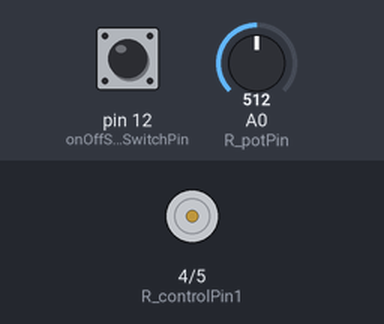
The sketch below on a simulated Arduino Uno, built with avr-gcc and run on an emulated ATmega328P. Shown: motor-driver pin pairs drawn as motors (green arrow = first pin HIGH = forward, orange = second pin HIGH = backward, longer = more drive, scaled by the enable pin). The inputs (shaded band) are chosen by the test bench; at power-on: pin 12 (onOffSwitchStateSwitchPin) LOW, A0 (R_potPin) = 512.

Above: at 1.2 s.
1.3 s: pin 12 (onOffSwitchStateSwitchPin) pulled HIGH for 0.15 s
At 2.5 s:
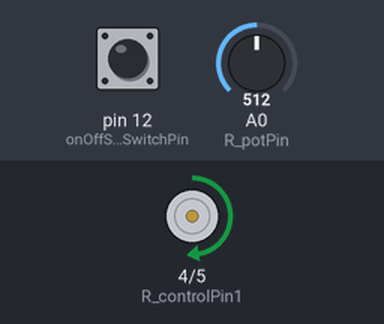
2.9 s: A0 (R_potPin) set to 716
At 4.0 s:
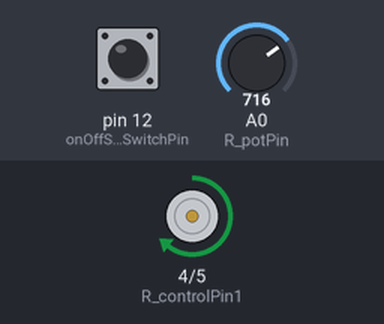
4.4 s: A0 (R_potPin) set to 900
At 5.1 s:
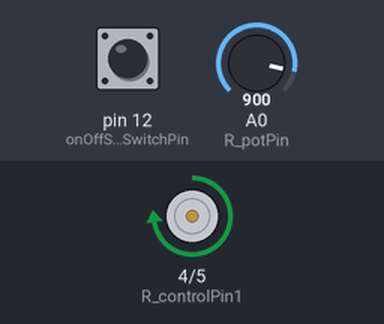
5.9 s: A0 (R_potPin) set to 122
At 6.2 s:
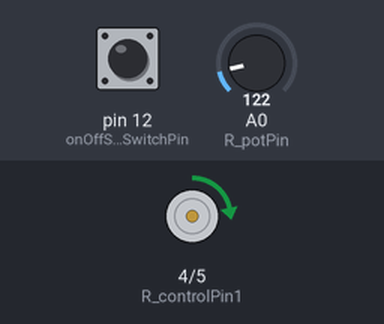
7.4 s: pin 12 (onOffSwitchStateSwitchPin) pulled HIGH for 1 s
At 8.6 s:
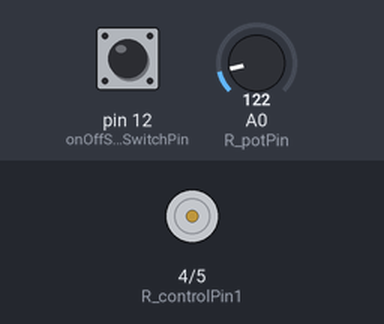
9.9 s: pin 12 (onOffSwitchStateSwitchPin) pulled HIGH for 3.2 s
At 10.2 s:
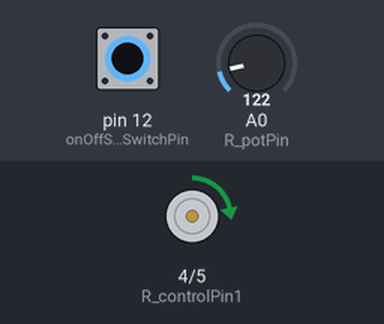
Timing chart, 0 to 12.9 s (numbered marks = the images above; inputs shaded):
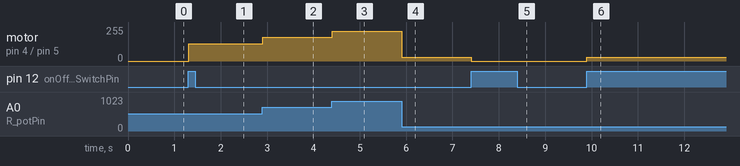

The sketch:

Ejercicio13-depuracion_traseros-sin_serial.ino
```cpp
//PINES ARDUINO *********************************
const int pin_test = A3; // Pin de test/debug
/************************************************/
const int R_potPin =     A0; // Pin para regulación de velocidad motores TRASEROS vía potenciómetro
const int R_controlPin1 = 4; // motores TRASEROS pin 1 -> misma señal ambos motores
const int R_controlPin2 = 5; // motores TRASEROS pin 2 -> misma señal ambos motores
const int R_enablePin =   6 ; // motores TRASEROS- PIN DE ACTIVACIÓN

const int onOffSwitchStateSwitchPin = 12;   // MARCHA / PARO de motores
/* PIN 13 PARA SEÑALAR EL ARRANQUE/ PARADA DE LOS MOTORES
/************************************************/

//ESTADO DE MOTORES
boolean motorEnabled = 0; // Habilitación de motores en bloque
int R_motorSpeed = 0;   // Velocidad de motores TRASEROS
boolean motorDirection = 1; // Control de dirección de motores en bloque

/************************************************/
// PULSADORES
//Estados iniciales de pulsadores
// Botón de arranque / parada
int onOffSwitchState = 0;
int previousOnOffSwitchState = 0;

void setup() {
  // Setup pines de PULSADORES
  /*pinMode(directionSwitchPin, INPUT);*/
  pinMode(onOffSwitchStateSwitchPin, INPUT);

  // Setup pines de MOTORES
  pinMode(R_enablePin, OUTPUT);
  pinMode(R_controlPin1, OUTPUT);
  pinMode(R_controlPin2, OUTPUT);

  // Motores apagados
  digitalWrite(R_enablePin, LOW);
}

void loop() {
  delay(10); //------------------------
  // leo estado de los botones y el potenciometro
  onOffSwitchState = digitalRead(onOffSwitchStateSwitchPin);

  //Como la entrada analógica del Arduino es de 10 bits, el rango va de 0 a 1023.
  //En cambio, la salidas del Arduino son de 8 bits (PWM), quiere decir, rango entre 0 a 255.
  //Por esta razón tenemos que dividir la lectura analógica por 2*2= 4
  R_motorSpeed = analogRead(R_potPin) / 4;

  //Detecto flancos ascendentes para cambiar velocidad y encendido motor
  if (onOffSwitchState != previousOnOffSwitchState) {
    if (onOffSwitchState == HIGH)
      motorEnabled = !motorEnabled;
  }
  //Control dirección de giro
  if (motorDirection == 1) {
    digitalWrite(R_controlPin1, HIGH);
    digitalWrite(R_controlPin2, LOW);
  }
  else {
    digitalWrite(R_controlPin1, LOW);
    digitalWrite(R_controlPin2, HIGH);
  }

  //Control encendido/apagado y velocidad con el pin enable del L293D
  if (motorEnabled == 1) {
    analogWrite(R_enablePin, R_motorSpeed);
  }
  else {
    analogWrite(R_enablePin, 0);
  }

  //Actualizar estados
  previousOnOffSwitchState = onOffSwitchState;

}
```

Measured:
- after the input at 1.3 s, motor on pin 4 (R_controlPin1) / pin 5 (R_controlPin2): stopped → forward 128/255 at once
- after the input at 2.9 s, motor on pin 4 (R_controlPin1) / pin 5 (R_controlPin2): forward 128/255 → forward 179/255 at once
- after the input at 4.4 s, motor on pin 4 (R_controlPin1) / pin 5 (R_controlPin2): forward 179/255 → forward 225/255 at once
- after the input at 5.9 s, motor on pin 4 (R_controlPin1) / pin 5 (R_controlPin2): forward 225/255 → forward 30/255 at once
- after the input at 7.4 s, motor on pin 4 (R_controlPin1) / pin 5 (R_controlPin2): forward 30/255 → stopped at once
- after the input at 9.9 s, motor on pin 4 (R_controlPin1) / pin 5 (R_controlPin2): stopped → forward 30/255 at once
